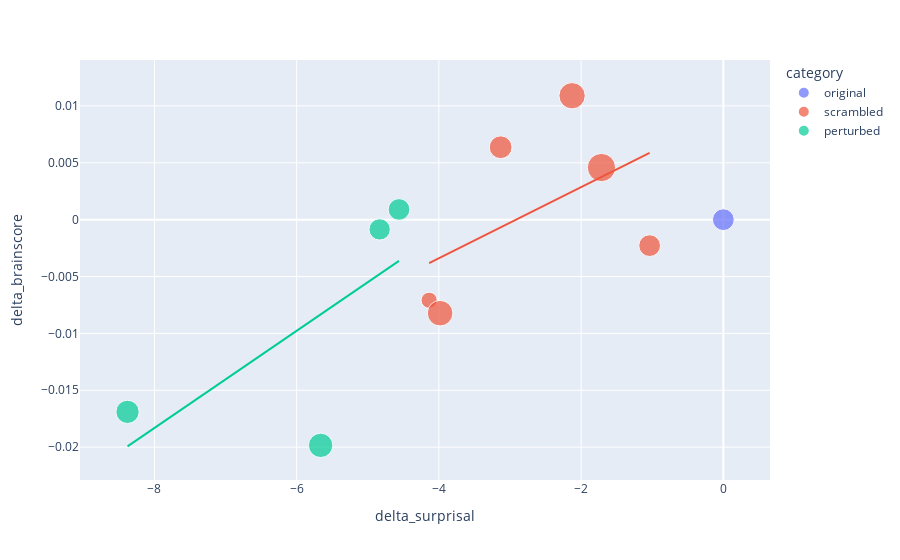

Notebook cell for this chart:
### Code cell
no_outliers = plot_df.loc[~plot_df["condition"].isin(["functionwords","random-wl"])]

fig = px.scatter(no_outliers, x="delta_surprisal", y="delta_brainscore", color="category", hover_data=["condition"],
                size="error", trendline="ols")
fig.show()

### Figure 1 — Plotly figure (JSON) as saved in the notebook; plotly's stock layout.template omitted (floating-point values rounded to 4 significant figures)
{"data": [{"customdata": [["original"]], "hovertemplate": "category=original<br>delta_surprisal=%{x}<br>delta_brainscore=%{y}<br>error=%{marker.size}<br>condition=%{customdata[0]}<extra></extra>", "legendgroup": "original", "marker": {"color": "#636efa", "size": [0.0188], "sizemode": "area", "sizeref": 7.943e-05, "symbol": "circle"}, "mode": "markers", "name": "original", "orientation": "v", "showlegend": true, "type": "scatter", "x": [0], "xaxis": "x", "y": [0], "yaxis": "y"}, {"hovertemplate": "category=original<extra></extra>", "legendgroup": "original", "marker": {"color": "#636efa", "symbol": "circle"}, "mode": "lines", "name": "original", "showlegend": false, "type": "scatter", "xaxis": "x", "yaxis": "y"}, {"customdata": [["scrambled1"], ["scrambled3"], ["scrambled5"], ["scrambled7"], ["backward"], ["lowpmi"]], "hovertemplate": "category=scrambled<br>delta_surprisal=%{x}<br>delta_brainscore=%{y}<br>error=%{marker.size}<br>condition=%{customdata[0]}<extra></extra>", "legendgroup": "scrambled", "marker": {"color": "#EF553B", "size": [0.01874, 0.03177, 0.02756, 0.02058, 0.01042, 0.026], "sizemode": "area", "sizeref": 7.943e-05, "symbol": "circle"}, "mode": "markers", "name": "scrambled", "orientation": "v", "showlegend": true, "type": "scatter", "x": [-1.036, -1.714, -2.127, -3.132, -4.137, -3.983], "xaxis": "x", "y": [-0.002284, 0.004583, 0.0109, 0.006367, -0.007086, -0.008221], "yaxis": "y"}, {"hovertemplate": "<b>OLS trendline</b><br>delta_brainscore = 0.00312597 * delta_surprisal + 0.00911285<br>R<sup>2</sup>=0.259157<br><br>category=scrambled<br>delta_surprisal=%{x}<br>delta_brainscore=%{y} <b>(trend)</b><extra></extra>", "legendgroup": "scrambled", "marker": {"color": "#EF553B", "symbol": "circle"}, "mode": "lines", "name": "scrambled", "showlegend": false, "type": "scatter", "x": [-4.137, -3.983, -3.132, -2.127, -1.714, -1.036], "xaxis": "x", "y": [-0.00382, -0.003338, -0.0006765, 0.002464, 0.003754, 0.005873], "yaxis": "y"}, {"customdata": [["nouns"], ["nounsverbs"], ["nounsverbsadj"], ["contentwords"]], "hovertemplate": "category=perturbed<br>delta_surprisal=%{x}<br>delta_brainscore=%{y}<br>error=%{marker.size}<br>condition=%{customdata[0]}<extra></extra>", "legendgroup": "perturbed", "marker": {"color": "#00cc96", "size": [0.02157, 0.02362, 0.0181, 0.01871], "sizemode": "area", "sizeref": 7.943e-05, "symbol": "circle"}, "mode": "markers", "name": "perturbed", "orientation": "v", "showlegend": true, "type": "scatter", "x": [-8.379, -5.663, -4.833, -4.561], "xaxis": "x", "y": [-0.0169, -0.01984, -0.000853, 0.0008979], "yaxis": "y"}, {"hovertemplate": "<b>OLS trendline</b><br>delta_brainscore = 0.00427156 * delta_surprisal + 0.0158538<br>R<sup>2</sup>=0.483811<br><br>category=perturbed<br>delta_surprisal=%{x}<br>delta_brainscore=%{y} <b>(trend)</b><extra></extra>", "legendgroup": "perturbed", "marker": {"color": "#00cc96", "symbol": "circle"}, "mode": "lines", "name": "perturbed", "showlegend": false, "type": "scatter", "x": [-8.379, -5.663, -4.833, -4.561], "xaxis": "x", "y": [-0.01994, -0.008337, -0.004792, -0.003629], "yaxis": "y"}], "layout": {"legend": {"itemsizing": "constant", "title": {"text": "category"}, "tracegroupgap": 0}, "margin": {"t": 60}, "xaxis": {"anchor": "y", "domain": [0, 1], "title": {"text": "delta_surprisal"}}, "yaxis": {"anchor": "x", "domain": [0, 1], "title": {"text": "delta_brainscore"}}}}
